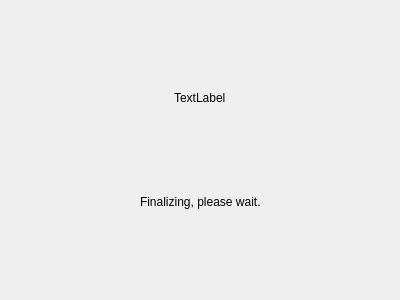
<?xml version="1.0" encoding="UTF-8"?>
<ui version="4.0">
 <class>PluginWizardPage</class>
 <widget class="QWizardPage" name="PluginWizardPage">
  <property name="geometry">
   <rect>
    <x>0</x>
    <y>0</y>
    <width>400</width>
    <height>300</height>
   </rect>
  </property>
  <property name="windowTitle">
   <string>Setup Synergy</string>
  </property>
  <property name="title">
   <string/>
  </property>
  <layout class="QVBoxLayout" name="verticalLayout">
   <item>
    <spacer name="verticalSpacer">
     <property name="orientation">
      <enum>Qt::Vertical</enum>
     </property>
     <property name="sizeHint" stdset="0">
      <size>
       <width>20</width>
       <height>40</height>
      </size>
     </property>
    </spacer>
   </item>
   <item>
    <layout class="QGridLayout" name="gridLayout">
     <item row="0" column="0">
      <spacer name="horizontalSpacer">
       <property name="orientation">
        <enum>Qt::Horizontal</enum>
       </property>
       <property name="sizeHint" stdset="0">
        <size>
         <width>40</width>
         <height>20</height>
        </size>
       </property>
      </spacer>
     </item>
     <item row="0" column="1">
      <widget class="QLabel" name="m_pLabelSpinning">
       <property name="text">
        <string>TextLabel</string>
       </property>
      </widget>
     </item>
     <item row="0" column="2">
      <spacer name="horizontalSpacer_2">
       <property name="orientation">
        <enum>Qt::Horizontal</enum>
       </property>
       <property name="sizeHint" stdset="0">
        <size>
         <width>40</width>
         <height>20</height>
        </size>
       </property>
      </spacer>
     </item>
    </layout>
   </item>
   <item>
    <spacer name="verticalSpacer_3">
     <property name="orientation">
      <enum>Qt::Vertical</enum>
     </property>
     <property name="sizeHint" stdset="0">
      <size>
       <width>20</width>
       <height>40</height>
      </size>
     </property>
    </spacer>
   </item>
   <item>
    <layout class="QGridLayout" name="gridLayout_2">
     <item row="0" column="0">
      <spacer name="horizontalSpacer_3">
       <property name="orientation">
        <enum>Qt::Horizontal</enum>
       </property>
       <property name="sizeHint" stdset="0">
        <size>
         <width>40</width>
         <height>20</height>
        </size>
       </property>
      </spacer>
     </item>
     <item row="0" column="1">
      <widget class="QLabel" name="m_pLabelTip">
       <property name="text">
        <string>Finalizing, please wait.</string>
       </property>
      </widget>
     </item>
     <item row="0" column="2">
      <spacer name="horizontalSpacer_4">
       <property name="orientation">
        <enum>Qt::Horizontal</enum>
       </property>
       <property name="sizeHint" stdset="0">
        <size>
         <width>40</width>
         <height>20</height>
        </size>
       </property>
      </spacer>
     </item>
    </layout>
   </item>
   <item>
    <spacer name="verticalSpacer_2">
     <property name="orientation">
      <enum>Qt::Vertical</enum>
     </property>
     <property name="sizeHint" stdset="0">
      <size>
       <width>20</width>
       <height>40</height>
      </size>
     </property>
    </spacer>
   </item>
  </layout>
 </widget>
 <resources/>
 <connections/>
</ui>
